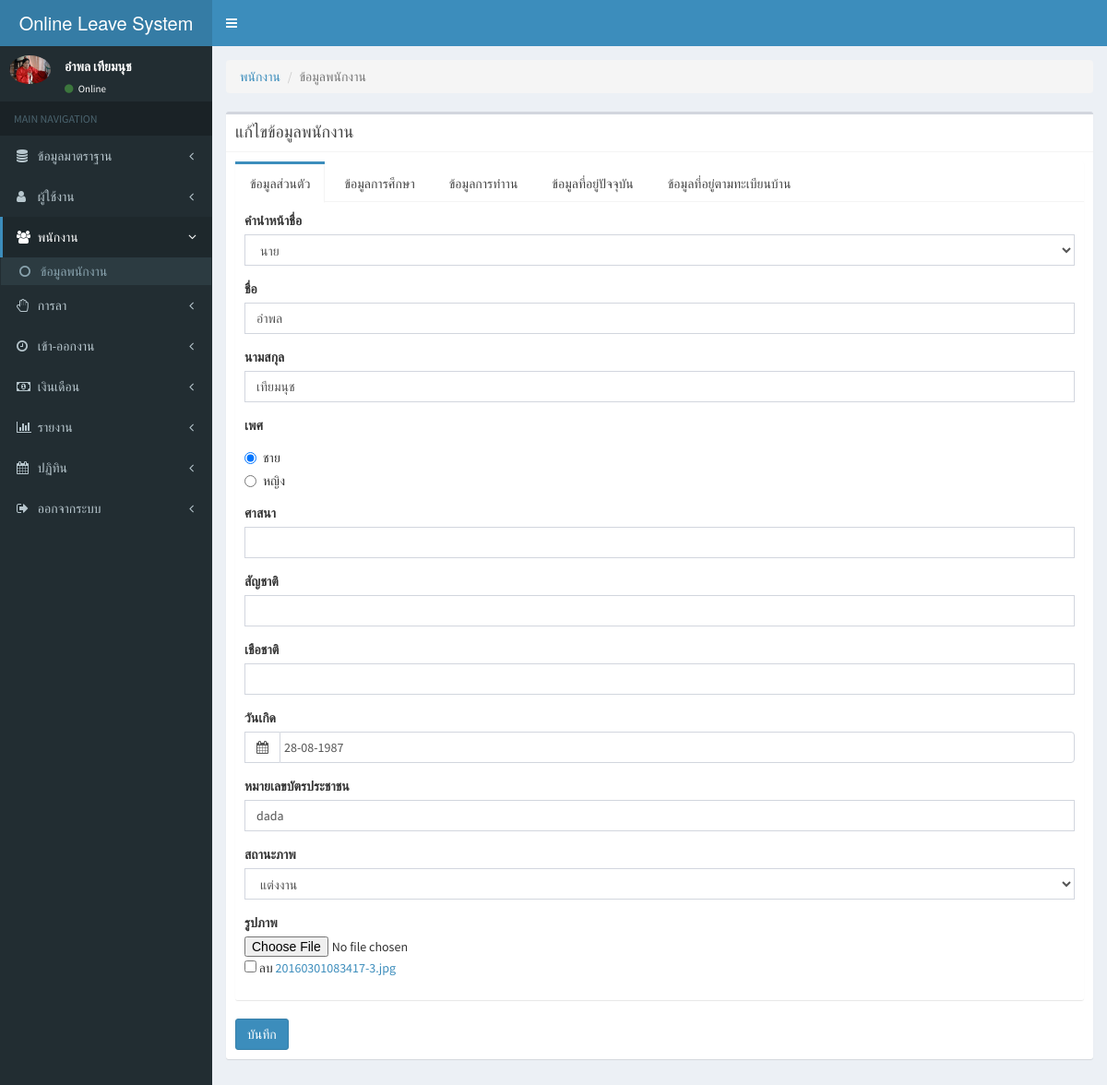
The page /index.php?m=employees&p=employees_add&act=edit&id=1 (signed in) on the database its author committed.
### tables this page shows
CREATE TABLE `employees` (
  `emp_id` int(11) NOT NULL auto_increment,
  `emp_code` varchar(50) NOT NULL COMMENT 'รหัสผนักงาน',
  `emp_prefix` varchar(20) NOT NULL COMMENT 'คำนำหน้าชื่อ',
  `emp_name` varchar(100) NOT NULL COMMENT 'ชื่ิอ',
  `emp_last_name` varchar(100) NOT NULL COMMENT 'นามสกุล',
  `emp_sex` int(1) NOT NULL COMMENT 'เพศ',
  `emp_religion` varchar(100) NOT NULL COMMENT 'ศาสนา',
  `emp_nationality` varchar(100) NOT NULL COMMENT 'สัฐชาติ',
  `emp_nation` varchar(100) NOT NULL COMMENT 'เชื่อชาติ',
  `emp_birthday` date NOT NULL COMMENT 'วันเกิด',
  `emp_idcard` varchar(20) NOT NULL COMMENT 'บัตรประชาชน',
  `emp_status_people` varchar(100) NOT NULL COMMENT 'สถานะภาพการสมรส',
  `emp_img` varchar(100) NOT NULL COMMENT 'รูปพนักงาน',
  `emp_academy` varchar(100) NOT NULL COMMENT 'สถานศึกษา',
  `emp_education` varchar(100) NOT NULL COMMENT 'ระดับการศึกษา',
  `emp_subjects` varchar(100) NOT NULL COMMENT 'สาขาวิชา',
  `emp_yearend` varchar(10) NOT NULL COMMENT 'ปีที่จบ',
  `emp_party` int(10) NOT NULL COMMENT 'ฝ่าย',
  `emp_department` int(10) NOT NULL COMMENT 'แผนก',
  `emp_office` int(10) NOT NULL COMMENT 'ตำแหน่งงาน',
  `emp_jobstart` date NOT NULL COMMENT 'วันที่เริ่มงาน',
  `emp_salary` float NOT NULL COMMENT 'เงินเดือน',
  `emp_status` int(1) NOT NULL COMMENT 'สถานะพนักงาน',
  `emp_address1` varchar(200) NOT NULL COMMENT 'ที่อยู่ตามทะเบียนบ้าน',
  `emp_sub_district1` varchar(100) NOT NULL COMMENT 'ตำบล',
  `emp_district1` varchar(100) NOT NULL COMMENT 'อำเภอ',
  `emp_province1` varchar(100) NOT NULL COMMENT 'จังหวัดตามทะเบียนบ้าน',
  `emp_zipcod1` varchar(10) NOT NULL COMMENT 'รหัสไปรษณีย์',
  `emp_address2` varchar(200) NOT NULL COMMENT 'ที่อยู่ปัจจุบัน',
  `emp_sub_district2` varchar(100) NOT NULL COMMENT 'ตำบล',
  `emp_district2` varchar(100) NOT NULL COMMENT 'อำเภอ',
  `emp_province2` varchar(100) NOT NULL COMMENT 'จังหวัดปัจจุบัน',
  `emp_zipcod2` varchar(10) NOT NULL COMMENT 'รหัสไปรษณีปัจจุบัน',
  `create_date` datetime NOT NULL,
  `emp_level` text COMMENT 'ระดับพนักงาน',
  PRIMARY KEY  (`emp_id`),
  FULLTEXT KEY `employees_address1` (`emp_address1`)
);

### includes/function.php (called while the page is built, shortened)
<?
function conver_dateSQL($date){
	$new_date=explode("-",$date);
	$new_date_day=$new_date[2];
	$new_date_month=$new_date[1];
	$new_date_year=$new_date[0];
	$new_d=$new_date_day."-".$new_date_month."-".$new_date_year;
	return $new_d;
}
?>

### employees/employees_add.php (the view, shortened to what this page needs)
<?
$title = "เพิ่มข้อมูลพนักงาน";
if($_GET["act"]=="edit"){
	$title = "แก้ไขข้อมูลพนักงาน";
	$sql = "SELECT * FROM employees WHERE emp_id='".$_GET["id"]."'";
	$query = mysql_query($sql);
	$dbarr = mysql_fetch_array($query);
}
?>
<ol class="breadcrumb">
  <li><a href="#">พนักงาน</a></li>
  <li class="active">ข้อมูลพนักงาน</li>
</ol>
<div class="box">
	<div class="box-header with-border">
    	<h3 class="box-title"><?=$title?></h3>
  	</div>
  	<div class="box-body">
<form role="form" method="POST" enctype="multipart/form-data">
<div class="nav-tabs-custom">
	<ul class="nav nav-tabs">
		<li class="active"><a aria-expanded="true" href="#tab_profile" data-toggle="tab">ข้อมูลส่วนตัว</a></li>
        <li class=""><a aria-expanded="false" href="#tab_edu" data-toggle="tab">ข้อมูลการศึกษา</a></li>
		<li class=""><a aria-expanded="false" href="#tab_work" data-toggle="tab">ข้อมูลการทำาน</a></li>
        <li class=""><a aria-expanded="false" href="#tab_address1" data-toggle="tab">ข้อมูลที่อยู่ปัจจุบัน</a></li>
		<li class=""><a aria-expanded="false" href="#tab_address2" data-toggle="tab">ข้อมูลที่อยู่ตามทะเบียนบ้าน</a></li>
	</ul>
<div class="tab-content">
<div class="tab-pane active" id="tab_profile">
	<div class="form-group">
    	<label>คำนำหน้าชื่อ</label>
		<select class="form-control" name="emp_prefix" required>
			<option value="1" <? if($dbarr["emp_prefix"]=="1"){ ?> selected <? } ?> >นาย</option>
        </select>
     </div>
	 <div class="form-group">
    	<label>ชื่อ</label>
		<input class="form-control" name="emp_name" value="<?=$dbarr["emp_name"]?>" placeholder="" type="text" required>
     </div>
	 <div class="form-group">
    	<label>นามสกุล</label>
		<input class="form-control" name="emp_last_name" value="<?=$dbarr["emp_last_name"]?>" placeholder="" type="text" required>
     </div>
	 <div class="form-group">
    	<label>เพศ</label>
		<div class="radio">
			<label>
				<input type="radio" name="emp_sex" <? if($dbarr["emp_sex"]=="1"){ ?> checked <? } ?>  value="1" /> ชาย
			</label>
		</div>
		<div class="radio">
			<label>
		 		<input type="radio" name="emp_sex"  <? if($dbarr["emp_sex"]=="2"){ ?> checked <? } ?> value="2" /> หญิง
		 	</label>
		</div>
     </div>
	 <div class="form-group">
    	<label>ศาสนา</label>
		<input class="form-control" name="emp_religion" value="<?=$dbarr["emp_religion"]?>" placeholder="" type="text">
     </div>
	 <div class="form-group">
    	<label>สัญชาติ</label>
		<input class="form-control" name="emp_nationality" value="<?=$dbarr["emp_nationality"]?>" placeholder="" type="text" >
     </div>
	 <div class="form-group">
    	<label>เชือชาติ</label>
		<input class="form-control" name="emp_nation" value="<?=$dbarr["emp_nation"]?>" placeholder="" type="text" >
     </div>
	 <div class="form-group">
    	<label>วันเกิด</label>
		<div class="input-group">
			<div class="input-group-addon">
				<i class="fa fa-calendar"></i>
        	</div>
        	<input class="form-control datepicker" name="emp_birthday" value="<?=conver_dateSQL($dbarr["emp_birthday"])?>"  type="text">
		</div>
     </div>
	 <div class="form-group">
    	<label>หมายเลขบัตรประชาชน</label>
		<input class="form-control" name="emp_idcard" value="<?=$dbarr["emp_idcard"]?>" placeholder="" type="text">
     </div>
	 <div class="form-group">
    	<label>สถานะภาพ</label>
		<select class="form-control" name="emp_status_people">
            <option value="2" <? if($dbarr["emp_status_people"]=="2"){ ?> selected <? } ?>>แต่งงาน</option>
        </select>
     </div>
	  <div class="form-group">
    	<label>รูปภาพ</label>
		<input name="emp_img" value="" placeholder="" type="file" >
		<? if($dbarr["emp_img"]!=""){ ?>
			<input type="checkbox" value="1" name="img_del"/>	ลบ <a href="./employees_img/<?=$dbarr["emp_img"]?>" target="_blank"><?=$dbarr["emp_img"]?></a>
		<? } ?>
     </div>
</div>
</div>
</div>
	<button type="submit" class="btn btn-primary">บันทึก</button>
	</form>
  	</div>
</div>

### index.php (shortened to what this page needs)
<?
include("./includes/function.php");
if($_GET["m"]!=""){
	$m=$_GET["m"];
}
$sql = "SELECT * FROM employees WHERE emp_id='".$_SESSION["login"]['emp_id']."'";
$query = mysql_query($sql);
$UserData = mysql_fetch_array($query );
if($UserData ["emp_img"]!=""){
	$Emp_Img = "./employees_img/".$UserData ["emp_img"];
}else{
	$Emp_Img = "./employees_img/anonymous.png";
}
?>
<!DOCTYPE html>
<html>
  <head>
    <link rel="stylesheet" href="./AdminLTE/bootstrap/css/bootstrap.min.css">
    <link rel="stylesheet" href="https://maxcdn.bootstrapcdn.com/font-awesome/4.4.0/css/font-awesome.min.css">
    <link rel="stylesheet" href="https://code.ionicframework.com/ionicons/2.0.1/css/ionicons.min.css">
    <link rel="stylesheet" href="./AdminLTE/dist/css/AdminLTE.min.css">
    <link rel="stylesheet" href="./AdminLTE/dist/css/skins/_all-skins.min.css">
    <link rel="stylesheet" href="./AdminLTE/plugins/iCheck/flat/blue.css">
    <link rel="stylesheet" href="./AdminLTE/plugins/morris/morris.css">
    <link rel="stylesheet" href="./AdminLTE/plugins/jvectormap/jquery-jvectormap-1.2.2.css">
    <link rel="stylesheet" href="./AdminLTE/plugins/datepicker/datepicker3.css">
    <link rel="stylesheet" href="./AdminLTE/plugins/daterangepicker/daterangepicker-bs3.css">
    <link rel="stylesheet" href="./AdminLTE/plugins/bootstrap-wysihtml5/bootstrap3-wysihtml5.min.css">
	<link rel="stylesheet" href="./AdminLTE/plugins/timepicker/bootstrap-timepicker.min.css">
	<link rel="stylesheet" href="./AdminLTE/plugins/fullcalendar/fullcalendar.css">
  </head>
	<body class="skin-blue fixed">
    	<div class="wrapper">
    		<header class="main-header">
        		<a href="index.php" class="logo">
          			Online Leave System
        		</a>
        		<nav class="navbar navbar-static-top" role="navigation">
          			<a href="#" class="sidebar-toggle" data-toggle="offcanvas" role="button">
          			</a>
                </nav>
    		</header>
    		<aside class="main-sidebar">
    			 <section class="sidebar">
    			 	<ul class="sidebar-menu">
						<div class="user-panel">
        					<div class="pull-left image">
          						<img src="<?=$Emp_Img?>" class="img-circle" alt="User Image">
        					</div>
        					<div class="pull-left info">
          						<p><?=$UserData["emp_name"]?> <?=$UserData["emp_last_name"]?></p>
          						<a href="#"><i class="fa fa-circle text-success"></i> Online</a>
        					</div>
							<br><br>
      					</div>
            			<li class="header">MAIN NAVIGATION</li>
            			<? if($_SESSION["login"]["type"]==1){ ?>
            				<li class=" <? if($m=="master"){  ?>active<? } ?> treeview">
            					<a href="index.php?m=master">
            						<i class="fa fa-database"></i> <span>ข้อมูลมาตราฐาน</span> <i class="fa fa-angle-left pull-right"></i>
            					</a>
            				</li>
        					<li class="<? if($m=="user"){  ?> active <? } ?> treeview">
        						<a href="index.php?m=user">
        							<i class="fa fa-user"></i> <span>ผู้ใช้งาน</span> <i class="fa fa-angle-left pull-right"></i>
        						</a>
        					</li>
        					<li  class="<? if($m=="employees"){  ?> active <? } ?> treeview">
        						<a href="index.php?m=employees">
        							<i class="fa fa-group"></i> <span>พนักงาน</span> <i class="fa fa-angle-left pull-right"></i>
        						</a>
        						<ul class="treeview-menu">
        							<li><a href="index.php?m=employees&p=employees"><i class="fa fa-circle-o"></i> ข้อมูลพนักงาน</a></li>
        						</ul>
        					</li>
        					<li  class="<? if($m=="leave"){  ?> active  <? } ?> treeview">
        						<a href="index.php?m=leave">
        							<i class="fa fa-hand-stop-o"></i> <span>การลา</span> <i class="fa fa-angle-left pull-right"></i>
        						</a>
        					</li>
							<li  class="<? if($m=="time_attendance"){  ?> active  <? } ?> treeview">
        						<a href="index.php?m=time_attendance">
        							<i class="fa fa-clock-o"></i> <span>เข้า-ออกงาน</span> <i class="fa fa-angle-left pull-right"></i>
        						</a>
        					</li>
        					<li class="<? if($m=="salary"){  ?> active  <? } ?> treeview">
        						<a href="index.php?m=salary">
        							<i class="fa fa-money"></i> <span>เงินเดือน</span> <i class="fa fa-angle-left pull-right"></i>
        						</a>
        					</li>
        					<li class="<? if($m=="report"){  ?> active  <? } ?> treeview">
        						<a href="index.php?m=user_report">
        							<i class="fa fa-bar-chart"></i> <span>รายงาน</span> <i class="fa fa-angle-left pull-right"></i>
        						</a>
        					</li>
							<? if($_SESSION["login"]["type"]!=''){ ?>
							<li class="<? if($m=="user_calendar"){  ?> active  <? } ?> treeview">
        						<a href="index.php?m=user_calendar">
        							<i class="fa fa-calendar"></i> <span>ปฏิทิน</span> <i class="fa fa-angle-left pull-right"></i>
        						</a>
        					</li>
							<? } ?>
        					<li class="<? if($m=="logout"){  ?> active  <? } ?> treevie">
        						<a href="logout.php">
        							<i class="fa fa-sign-out"></i> <span>ออกจากระบบ</span> <i class="fa fa-angle-left pull-right"></i>
        						</a>
        					</li>
            			<? } ?>
            		</ul>
    			 </section>
    		</aside>
    		<div class="content-wrapper">
    			 <div class="content body">
    			 	<div class="row">
    			 		<div class="col-sm-12">
    			 		<? if($_GET["p"]!="")
    			 		{
							include("./".$m."/".$_GET["p"].".php");
						 }
						?>
    			 		</div>
    			 	</div>
    			 </div>
    		</div>
    	</div>
	</body>
</html>

### rows shown on the page
employees: emp_img (picture), emp_name "อำพล", emp_last_name "เทียมนุช", emp_prefix "นาย", emp_sex "☑ ชาย", emp_sex "☐ หญิง", emp_birthday "28-08-1987", emp_idcard "dada", emp_status_people "แต่งงาน", emp_img "20160301083417-3.jpg"

### other values the page prints
$title "แก้ไขข้อมูลพนักงาน"
